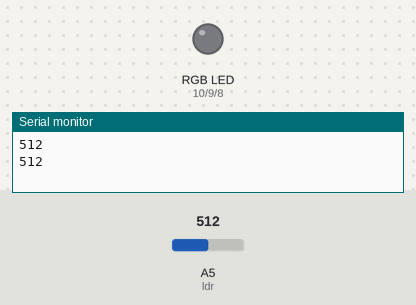
A sketch run on a simulated Arduino Uno, built with avr-gcc and run on an emulated ATmega328P. Shown: an RGB LED mixed from three pins (HIGH = lit), the last lines printed to the serial monitor. The test bench sets the inputs (shaded band); at power-on: A5 (ldr) = 512.

Above: at 2.8 s.
2.9 s: A5 (ldr) set to 358
5.6 s: A5 (ldr) set to 337
At 6.6 s:
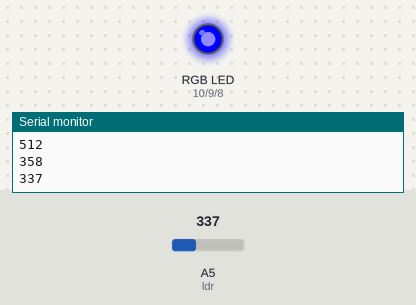
8.3 s: A5 (ldr) set to 307
11.2 s: A5 (ldr) set to 274
At 12.4 s:
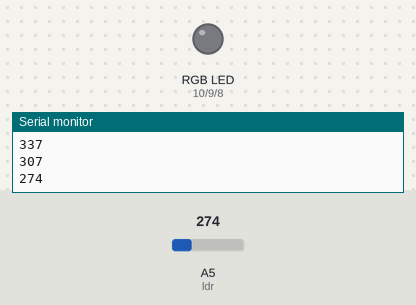
13.9 s: A5 (ldr) set to 252
At 15.2 s:
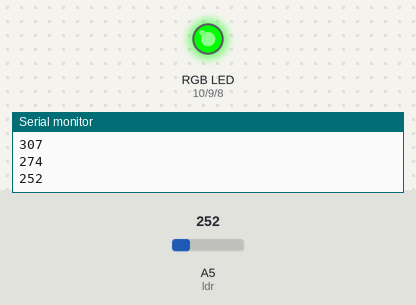
16.6 s: A5 (ldr) set to 270
At 19.4 s:
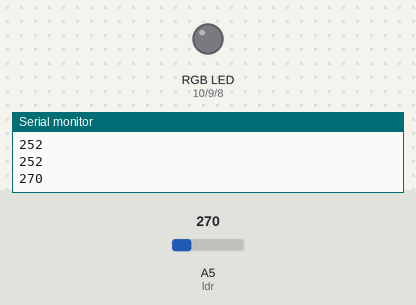
Timing chart, 0 to 20.5 s (numbered marks = the images above; inputs shaded):
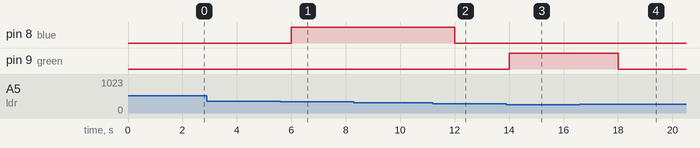

The sketch:

LDR_Colour_Sensor_Aditya_Tathagath_Project_Code_File.ino
```cpp
void setup() {
  // put your setup code here, to run once:
#define ldr A5                       //Analog pin 5 wil read values from LDR sensor.
#define red 10                      //Digital pin 13 is connected to red pin of RGB LED.
#define green 9                    //Digital pin 12 is connected to green pin of RGB LED.
#define blue 8                     //Digital pin 11 is connected to blue pin of RGB LED.
pinMode(red,OUTPUT);
pinMode(green,OUTPUT);
pinMode(blue,OUTPUT);
Serial.begin(9600);

}

void loop() {
  // put your main code here, to run repeatedly:
int val = analogRead(ldr);          //Value from LDR sensor will be stored here.
if(val>100 and val<175)
{
  digitalWrite(red,HIGH);
  digitalWrite(green,LOW);         //RED light will glow.
  digitalWrite(blue,LOW);
  Serial.println(val);
}
else
{
  if(val>=178 and val<=260)
{
   digitalWrite(red,LOW);
   digitalWrite(green,HIGH);        //GREEN light will glow.
   digitalWrite(blue,LOW);
   Serial.println(val);
}
else
{
    if(val>290 and val<=350)
{
      digitalWrite(red,LOW);
      digitalWrite(green,LOW);     //BLUE light will glow.
      digitalWrite(blue,HIGH);
      Serial.println(val);
}
else
{
     digitalWrite(red,LOW);
     digitalWrite(green,LOW);      //Default LED will be off.
     digitalWrite(blue,LOW);
     Serial.println(val);

    }}}
delay(2000);
}
```

Measured:
- the behaviour switches between 351 and 350 on A5 (ldr) (found by bisection; images 0 and 1)
- the behaviour switches between 291 and 290 on A5 (ldr) (found by bisection; images 1 and 2)
- the behaviour switches between 261 and 260 on A5 (ldr) (found by bisection; images 2 and 3)
- after the input at 5.6 s, pin 8 (blue): LOW → HIGH after 0.40 s
- after the input at 11.2 s, pin 8 (blue): HIGH → LOW after 0.80 s
- after the input at 13.9 s, pin 9 (green): LOW → HIGH after 0.10 s
- after the input at 16.6 s, pin 9 (green): HIGH → LOW after 1.4 s
